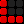

This is a level from a 2D game, rendered from its Tiled map with the project's own tilesets. A one-line summary and the complete map file follow:
An orthogonal 3x3 tile map with 8x8 px tiles, 1 tile layer (tiles layer).

<map version="1.10" tiledversion="1.11.0" orientation="orthogonal" renderorder="right-down" width="3" height="3" tilewidth="8" tileheight="8" infinite="0" nextlayerid="2" nextobjectid="1">
 <tileset firstgid="1" source="bricks_small.tsx" />
 <layer id="1" name="tiles layer" width="3" height="3">
  <data encoding="csv">
3,1,1,
3,1,1,
3,3,3
</data>
 </layer>
</map>